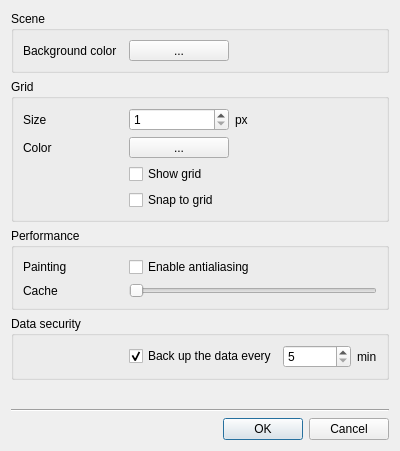
<?xml version="1.0" encoding="UTF-8"?>
<ui version="4.0">
 <class>CSceneOptionsDialog</class>
 <widget class="QDialog" name="CSceneOptionsDialog">
  <property name="geometry">
   <rect>
    <x>0</x>
    <y>0</y>
    <width>400</width>
    <height>451</height>
   </rect>
  </property>
  <property name="windowTitle">
   <string>Scene Options</string>
  </property>
  <layout class="QVBoxLayout" name="verticalLayout">
   <item>
    <widget class="QGroupBox" name="groupBox">
     <property name="title">
      <string>Scene</string>
     </property>
     <property name="flat">
      <bool>true</bool>
     </property>
     <layout class="QFormLayout" name="formLayout">
      <property name="fieldGrowthPolicy">
       <enum>QFormLayout::FieldsStayAtSizeHint</enum>
      </property>
      <item row="0" column="0">
       <widget class="QLabel" name="label_4">
        <property name="minimumSize">
         <size>
          <width>100</width>
          <height>0</height>
         </size>
        </property>
        <property name="text">
         <string>Background color</string>
        </property>
       </widget>
      </item>
      <item row="0" column="1">
       <widget class="QSint::ColorButton" name="BackgroundColor">
        <property name="sizePolicy">
         <sizepolicy hsizetype="Preferred" vsizetype="Fixed">
          <horstretch>0</horstretch>
          <verstretch>0</verstretch>
         </sizepolicy>
        </property>
        <property name="minimumSize">
         <size>
          <width>100</width>
          <height>0</height>
         </size>
        </property>
        <property name="text">
         <string>...</string>
        </property>
        <property name="popupMode">
         <enum>QToolButton::InstantPopup</enum>
        </property>
        <property name="toolButtonStyle">
         <enum>Qt::ToolButtonTextBesideIcon</enum>
        </property>
        <property name="arrowType">
         <enum>Qt::NoArrow</enum>
        </property>
       </widget>
      </item>
     </layout>
    </widget>
   </item>
   <item>
    <widget class="QGroupBox" name="groupBox_2">
     <property name="title">
      <string>Grid</string>
     </property>
     <property name="flat">
      <bool>true</bool>
     </property>
     <layout class="QFormLayout" name="formLayout_2">
      <property name="fieldGrowthPolicy">
       <enum>QFormLayout::FieldsStayAtSizeHint</enum>
      </property>
      <item row="0" column="0">
       <widget class="QLabel" name="label">
        <property name="minimumSize">
         <size>
          <width>100</width>
          <height>0</height>
         </size>
        </property>
        <property name="text">
         <string>Size</string>
        </property>
       </widget>
      </item>
      <item row="0" column="1">
       <layout class="QHBoxLayout" name="horizontalLayout">
        <item>
         <widget class="QSpinBox" name="GridSize">
          <property name="sizePolicy">
           <sizepolicy hsizetype="Preferred" vsizetype="Fixed">
            <horstretch>0</horstretch>
            <verstretch>0</verstretch>
           </sizepolicy>
          </property>
          <property name="minimumSize">
           <size>
            <width>100</width>
            <height>0</height>
           </size>
          </property>
          <property name="minimum">
           <number>1</number>
          </property>
          <property name="maximum">
           <number>40</number>
          </property>
         </widget>
        </item>
        <item>
         <widget class="QLabel" name="label_2">
          <property name="text">
           <string>px</string>
          </property>
         </widget>
        </item>
       </layout>
      </item>
      <item row="2" column="0">
       <widget class="QLabel" name="label_3">
        <property name="minimumSize">
         <size>
          <width>100</width>
          <height>0</height>
         </size>
        </property>
        <property name="text">
         <string>Color</string>
        </property>
       </widget>
      </item>
      <item row="2" column="1">
       <widget class="QSint::ColorButton" name="GridColor">
        <property name="sizePolicy">
         <sizepolicy hsizetype="Preferred" vsizetype="Fixed">
          <horstretch>0</horstretch>
          <verstretch>0</verstretch>
         </sizepolicy>
        </property>
        <property name="minimumSize">
         <size>
          <width>100</width>
          <height>0</height>
         </size>
        </property>
        <property name="text">
         <string>...</string>
        </property>
        <property name="popupMode">
         <enum>QToolButton::InstantPopup</enum>
        </property>
        <property name="toolButtonStyle">
         <enum>Qt::ToolButtonTextBesideIcon</enum>
        </property>
        <property name="arrowType">
         <enum>Qt::NoArrow</enum>
        </property>
       </widget>
      </item>
      <item row="4" column="1">
       <widget class="QCheckBox" name="GridSnap">
        <property name="text">
         <string>Snap to grid</string>
        </property>
       </widget>
      </item>
      <item row="3" column="1">
       <widget class="QCheckBox" name="GridVisible">
        <property name="text">
         <string>Show grid</string>
        </property>
       </widget>
      </item>
     </layout>
    </widget>
   </item>
   <item>
    <widget class="QGroupBox" name="groupBox_3">
     <property name="title">
      <string>Performance</string>
     </property>
     <property name="flat">
      <bool>true</bool>
     </property>
     <layout class="QGridLayout" name="gridLayout">
      <item row="0" column="0">
       <widget class="QLabel" name="label_5">
        <property name="minimumSize">
         <size>
          <width>100</width>
          <height>0</height>
         </size>
        </property>
        <property name="maximumSize">
         <size>
          <width>100</width>
          <height>16777215</height>
         </size>
        </property>
        <property name="text">
         <string>Painting</string>
        </property>
       </widget>
      </item>
      <item row="0" column="1">
       <widget class="QCheckBox" name="Antialiasing">
        <property name="sizePolicy">
         <sizepolicy hsizetype="Expanding" vsizetype="Fixed">
          <horstretch>0</horstretch>
          <verstretch>0</verstretch>
         </sizepolicy>
        </property>
        <property name="text">
         <string>Enable antialiasing</string>
        </property>
       </widget>
      </item>
      <item row="1" column="0">
       <widget class="QLabel" name="label_6">
        <property name="minimumSize">
         <size>
          <width>100</width>
          <height>0</height>
         </size>
        </property>
        <property name="maximumSize">
         <size>
          <width>100</width>
          <height>16777215</height>
         </size>
        </property>
        <property name="text">
         <string>Cache</string>
        </property>
       </widget>
      </item>
      <item row="1" column="1">
       <widget class="QSint::SpinSlider" name="CacheSlider">
        <property name="maximum">
         <number>1000</number>
        </property>
        <property name="singleStep">
         <number>1</number>
        </property>
        <property name="pageStep">
         <number>10</number>
        </property>
        <property name="orientation">
         <enum>Qt::Horizontal</enum>
        </property>
       </widget>
      </item>
     </layout>
    </widget>
   </item>
   <item>
    <widget class="QGroupBox" name="groupBox_4">
     <property name="title">
      <string>Data security</string>
     </property>
     <property name="flat">
      <bool>true</bool>
     </property>
     <layout class="QGridLayout" name="gridLayout_2">
      <item row="1" column="1">
       <widget class="QCheckBox" name="EnableBackups">
        <property name="text">
         <string>Back up the data every</string>
        </property>
        <property name="checked">
         <bool>true</bool>
        </property>
       </widget>
      </item>
      <item row="1" column="3">
       <widget class="QLabel" name="label_7">
        <property name="sizePolicy">
         <sizepolicy hsizetype="Maximum" vsizetype="Preferred">
          <horstretch>0</horstretch>
          <verstretch>0</verstretch>
         </sizepolicy>
        </property>
        <property name="text">
         <string>min</string>
        </property>
       </widget>
      </item>
      <item row="1" column="2">
       <widget class="QSpinBox" name="BackupPeriod">
        <property name="minimum">
         <number>5</number>
        </property>
        <property name="maximum">
         <number>200</number>
        </property>
        <property name="singleStep">
         <number>5</number>
        </property>
       </widget>
      </item>
      <item row="1" column="0">
       <widget class="QLabel" name="label_8">
        <property name="minimumSize">
         <size>
          <width>100</width>
          <height>0</height>
         </size>
        </property>
        <property name="maximumSize">
         <size>
          <width>100</width>
          <height>16777215</height>
         </size>
        </property>
        <property name="text">
         <string/>
        </property>
       </widget>
      </item>
     </layout>
    </widget>
   </item>
   <item>
    <spacer name="verticalSpacer">
     <property name="orientation">
      <enum>Qt::Vertical</enum>
     </property>
     <property name="sizeHint" stdset="0">
      <size>
       <width>20</width>
       <height>40</height>
      </size>
     </property>
    </spacer>
   </item>
   <item>
    <widget class="Line" name="line">
     <property name="orientation">
      <enum>Qt::Horizontal</enum>
     </property>
    </widget>
   </item>
   <item>
    <widget class="QDialogButtonBox" name="buttonBox">
     <property name="orientation">
      <enum>Qt::Horizontal</enum>
     </property>
     <property name="standardButtons">
      <set>QDialogButtonBox::Cancel|QDialogButtonBox::Ok</set>
     </property>
    </widget>
   </item>
  </layout>
 </widget>
 <customwidgets>
  <customwidget>
   <class>QSint::ColorButton</class>
   <extends>QToolButton</extends>
   <header>colorbutton.h</header>
  </customwidget>
  <customwidget>
   <class>QSint::SpinSlider</class>
   <extends>QSlider</extends>
   <header location="global">spinslider.h</header>
  </customwidget>
 </customwidgets>
 <tabstops>
  <tabstop>BackgroundColor</tabstop>
  <tabstop>GridSize</tabstop>
  <tabstop>GridColor</tabstop>
  <tabstop>GridVisible</tabstop>
  <tabstop>GridSnap</tabstop>
  <tabstop>Antialiasing</tabstop>
  <tabstop>CacheSlider</tabstop>
 </tabstops>
 <resources/>
 <connections>
  <connection>
   <sender>buttonBox</sender>
   <signal>accepted()</signal>
   <receiver>CSceneOptionsDialog</receiver>
   <slot>accept()</slot>
   <hints>
    <hint type="sourcelabel">
     <x>248</x>
     <y>254</y>
    </hint>
    <hint type="destinationlabel">
     <x>157</x>
     <y>274</y>
    </hint>
   </hints>
  </connection>
  <connection>
   <sender>buttonBox</sender>
   <signal>rejected()</signal>
   <receiver>CSceneOptionsDialog</receiver>
   <slot>reject()</slot>
   <hints>
    <hint type="sourcelabel">
     <x>316</x>
     <y>260</y>
    </hint>
    <hint type="destinationlabel">
     <x>286</x>
     <y>274</y>
    </hint>
   </hints>
  </connection>
 </connections>
</ui>
